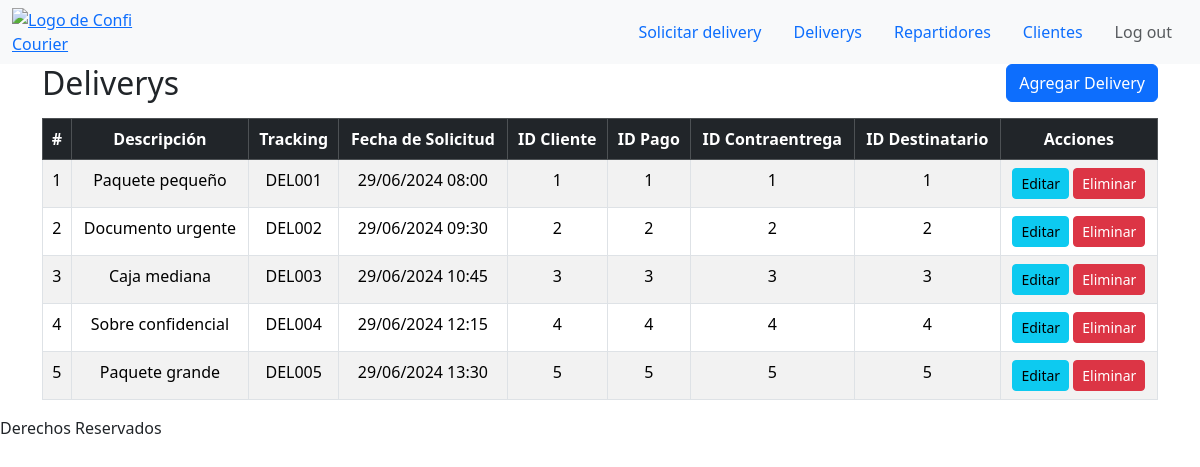
Screenshot of /vistas/deliverys/index.php with the database file from the repository.
### tables this page shows
CREATE TABLE Delivery (
    id INT PRIMARY KEY AUTO_INCREMENT,
    descripcion TEXT NOT NULL,
    cod_seguimiento VARCHAR(50) UNIQUE,
    fecha_solicitud DATETIME NOT NULL,
    id_recojo INT UNIQUE,
    id_entrega INT UNIQUE,
    id_pago INT UNIQUE,
    id_contraentrega INT UNIQUE,
    id_cliente INT,
    id_destinatario INT UNIQUE,
    FOREIGN KEY (id_cliente) REFERENCES EmpresaCliente(id) ON DELETE SET NULL,
    FOREIGN KEY (id_recojo) REFERENCES Recojo(id) ON DELETE SET NULL,
    FOREIGN KEY (id_entrega) REFERENCES Entrega(id) ON DELETE SET NULL,
    FOREIGN KEY (id_pago) REFERENCES Pago(id) ON DELETE SET NULL,
    FOREIGN KEY (id_contraentrega) REFERENCES Contraentrega(id) ON DELETE SET NULL,
    FOREIGN KEY (id_destinatario) REFERENCES Destinatario(id) ON DELETE SET NULL
);

### modelos/Delivery.php (called while the page is built, shortened)
<?php
class Delivery
{
    private $id = null;
    private $descripcion;
    private $cod_seguimiento;
    private $fecha_solicitud;
    private $id_cliente;
    private $id_pago;
    private $id_contraentrega;
    private $id_destinatario;
    public function __construct(
        $descripcion = "",
        $cod_seguimiento = "",
        $fecha_solicitud = null,
        $id_cliente = 0,
        $id_recojo = 0,
        $id_entrega = 0,
        $id_pago = 0,
        $id_contraentrega = 0,
        $id_destinatario = 0
    ) {
        $this->descripcion = $descripcion;
        $this->cod_seguimiento = $cod_seguimiento;
        $this->fecha_solicitud = $fecha_solicitud ?? new DateTime();
        $this->id_cliente = $id_cliente;
        $this->id_pago = $id_pago;
        $this->id_contraentrega = $id_contraentrega;
        $this->id_destinatario = $id_destinatario;
    }
    public function obtenerTodos()
    {
        $conn = new Conexion();
        $conexion = $conn->conectar();
        $sql = "SELECT * FROM Delivery";
        $resultado = $conexion->query($sql);
        $data = $resultado->fetchAll();
        $deliveries = [];
        foreach ($data as $item) {
            $delivery = new self(
                $item['descripcion'],
                $item['cod_seguimiento'],
                new DateTime($item['fecha_solicitud']),
                $item['id_cliente'],
                $item['id_recojo'],
                $item['id_entrega'],
                $item['id_pago'],
                $item['id_contraentrega'],
                $item['id_destinatario']
            );
            $delivery->id = $item['id'];
            $deliveries[] = $delivery;
        }
        return $deliveries;
    }
    public function getId()
    {
        return $this->id;
    }
    public function getDescripcion()
    {
        return $this->descripcion;
    }
    public function getCodSeguimiento()
    {
        return $this->cod_seguimiento;
    }
    public function getFechaSolicitud()
    {
        return $this->fecha_solicitud;
    }
    public function getIdCliente()
    {
        return $this->id_cliente;
    }
    public function getIdPago()
    {
        return $this->id_pago;
    }
    public function getIdContraentrega()
    {
        return $this->id_contraentrega;
    }
    public function getIdDestinatario()
    {
        return $this->id_destinatario;
    }
}
?>

### controladores/DeliveryControlador.php (called while the page is built, shortened)
<?php
require_once "../../modelos/Delivery.php";
class DeliveryControlador
{
    private $delivery;
    public function __construct()
    {
        $this->delivery = new Delivery();
    }
    public function obtenerDeliverys()
    {
        return $this->delivery->obtenerTodos();
    }
}

### vistas/deliverys/index.php (the view, shortened to what this page needs)
<?php
    require_once "../../controladores/DeliveryControlador.php";
    require_once "../../layouts/header.php";
    $dc = new DeliveryControlador();
    $deliverys = $dc->obtenerDeliverys();
?>
<div class="container">
    <div class="d-flex justify-content-between align-items-center mb-3">
        <h2 class="mb-0">Deliverys</h2>
        <a href="crear.php" class="btn btn-primary">Agregar Delivery</a>
    </div>
    <div class="table-responsive">
        <table class="table table-bordered table-striped">
            <thead class="table-dark">
                <tr>
                    <th class="text-center" scope="col">#</th>
                    <th class="text-center" scope="col">Descripción</th>
                    <th class="text-center" scope="col">Tracking    </th>
                    <th class="text-center" scope="col">Fecha de Solicitud</th>
                    <th class="text-center" scope="col">ID Cliente</th>
                    <th class="text-center" scope="col">ID Pago</th>
                    <th class="text-center" scope="col">ID Contraentrega</th>
                    <th class="text-center" scope="col">ID Destinatario</th>
                    <th class="text-center" scope="col">Acciones</th>
                </tr>
            </thead>
            <tbody>
                <?php foreach ($deliverys as $delivery): ?>
                    <tr>
                        <td class="text-center"><?php echo $delivery->getId(); ?></td>
                        <td class="text-center"><?php echo $delivery->getDescripcion(); ?></td>
                        <td class="text-center"><?php echo $delivery->getCodSeguimiento(); ?></td>
                        <td class="text-center"><?php echo $delivery->getFechaSolicitud()->format('d/m/Y H:i'); ?></td>
                        <td class="text-center"><?php echo $delivery->getIdCliente(); ?></td>
                        <td class="text-center"><?php echo $delivery->getIdPago(); ?></td>
                        <td class="text-center"><?php echo $delivery->getIdContraentrega(); ?></td>
                        <td class="text-center"><?php echo $delivery->getIdDestinatario(); ?></td>
                        <td class="text-center">
                            <a href="editar.php?id=<?php echo $delivery->getId(); ?>" class="btn btn-info btn-sm">Editar</a>
                            <form method="POST" action="index.php" style="display:inline-block;">
                                <button type="submit" class="btn btn-danger btn-sm" onclick="return confirm('¿Está seguro de que desea eliminar este delivery?');">Eliminar</button>
                            </form>
                        </td>
                    </tr>
                <?php endforeach; ?>
            </tbody>
        </table>
    </div>
</div>
<?php
    require_once "../../layouts/footer.php";
?>

### rows the page displays
delivery: id "1", descripcion "Paquete pequeño", cod_seguimiento "DEL001", format "29/06/2024 08:00", id_cliente "1", id_pago "1", id_contraentrega "1", id_destinatario "1"
delivery: id "2", descripcion "Documento urgente", cod_seguimiento "DEL002", format "29/06/2024 09:30", id_cliente "2", id_pago "2", id_contraentrega "2", id_destinatario "2"
delivery: id "3", descripcion "Caja mediana", cod_seguimiento "DEL003", format "29/06/2024 10:45", id_cliente "3", id_pago "3", id_contraentrega "3", id_destinatario "3"
delivery: id "4", descripcion "Sobre confidencial", cod_seguimiento "DEL004", format "29/06/2024 12:15", id_cliente "4", id_pago "4", id_contraentrega "4", id_destinatario "4"
delivery: id "5", descripcion "Paquete grande", cod_seguimiento "DEL005", format "29/06/2024 13:30", id_cliente "5", id_pago "5", id_contraentrega "5", id_destinatario "5"
